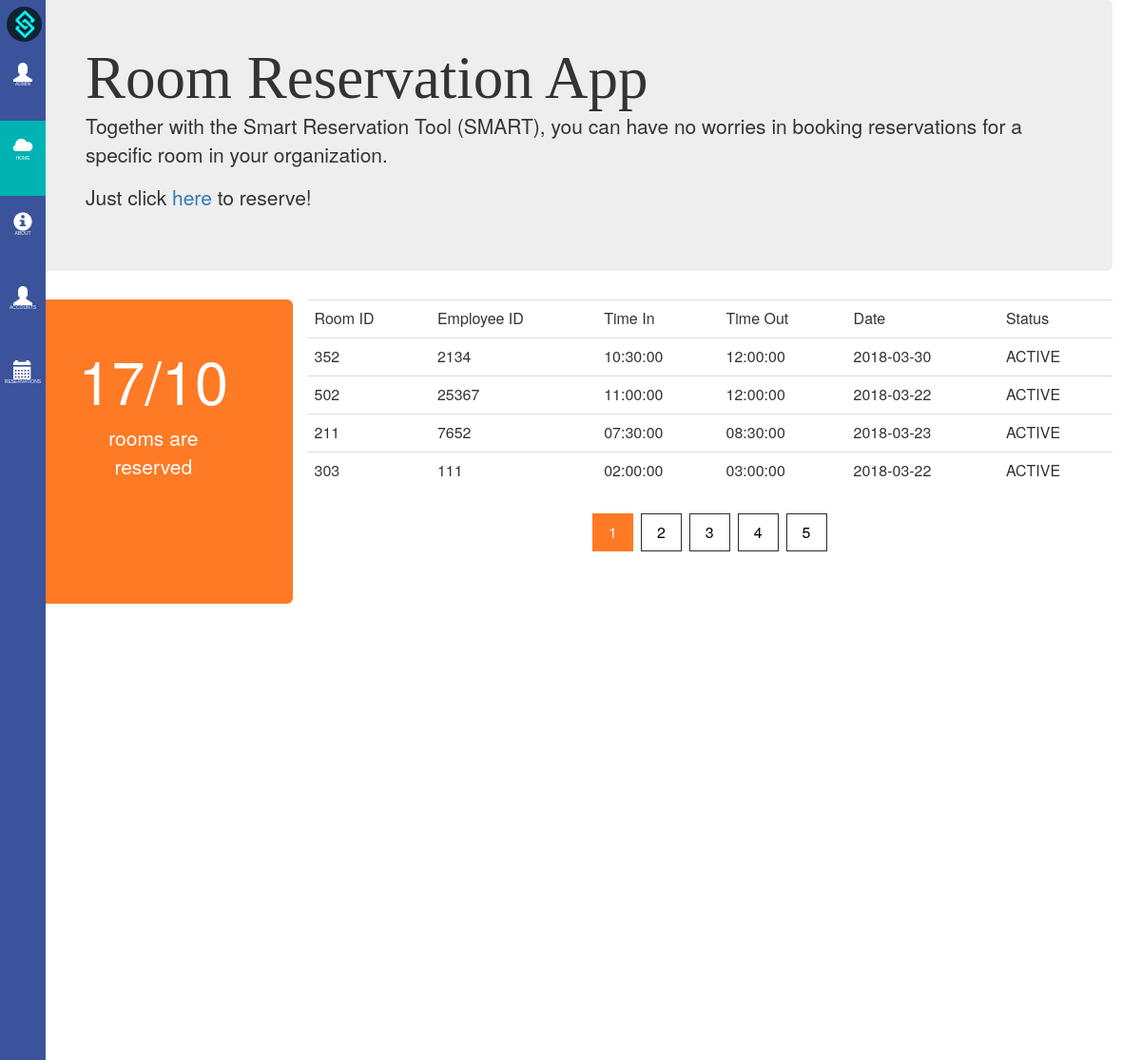
Page /homepage.php on the earlier database version.
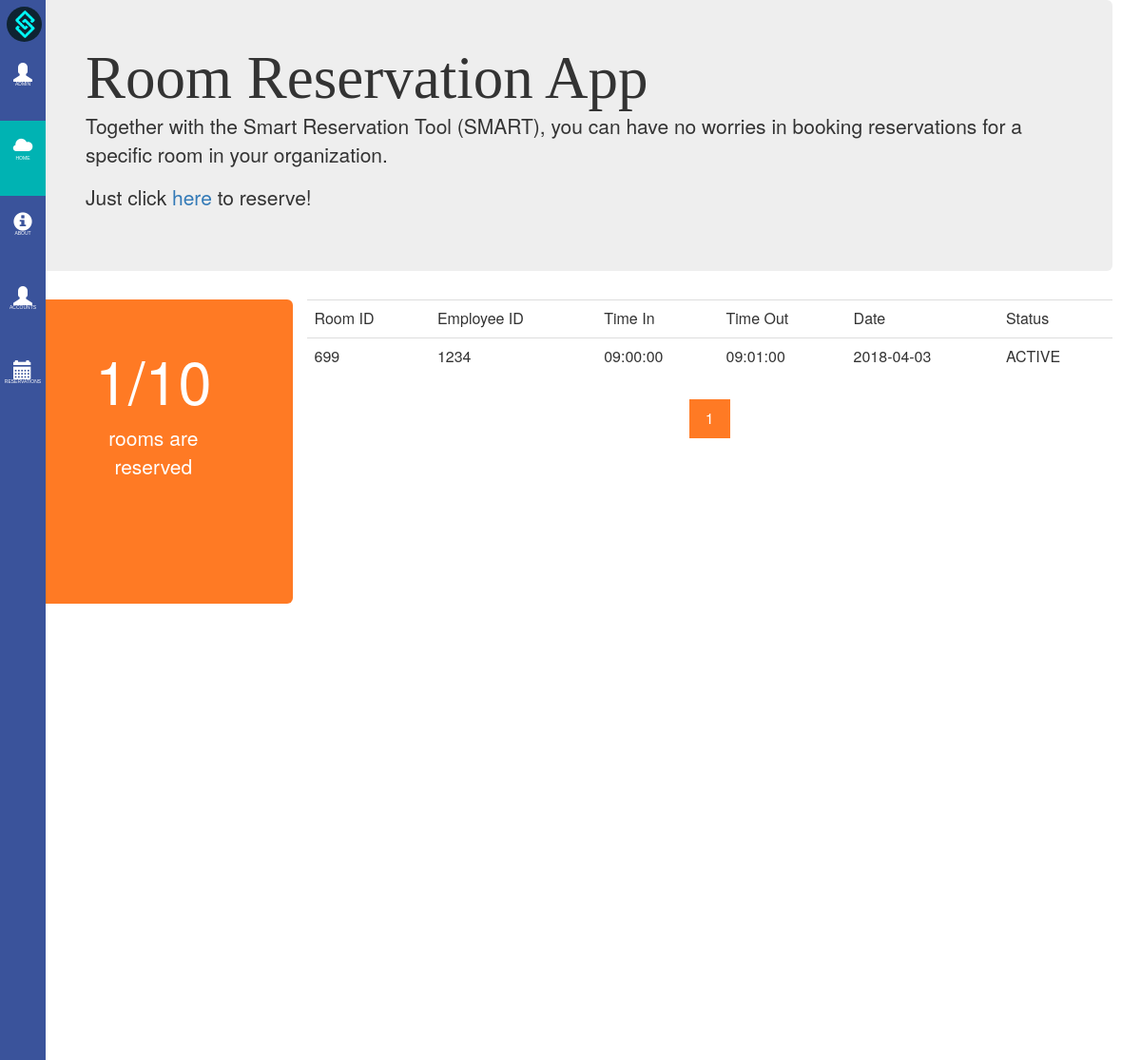
Same page on the later database version.
### tables this page shows
CREATE TABLE `tbl_sched` (
  `id` int(11) NOT NULL,
  `room_id` varchar(5) NOT NULL,
  `emp_id` varchar(5) NOT NULL,
  `time_in` time NOT NULL,
  `time_out` time NOT NULL,
  `date` date NOT NULL,
  `u_code` varchar(5) NOT NULL,
  `Status` tinyint(1) NOT NULL
);

### homepage.php (the view, shortened to what this page needs)
<html>
<head>
    <link rel="stylesheet" href="css/bootstrap.min.css">
    <link rel="stylesheet" href="bren/side_bar.css" type="text/css">
    <link rel="stylesheet" href="mika/about.css" type="text/css">
     <link rel="stylesheet" href="mika/jumbotron.css" type="text/css">
</head>
<body>
<div class="sidebar">
    <ul>
        <li> <img src ='logo3.png' style="width: 78%; border-radius: 100%; margin-left: 7px; margin-top: 7px; margin-bottom: 5px"></li>
        <li><a onclick="return openaccNav()"><span class="glyphicon glyphicon-user"></span><span class="menu_label">Admin</span></a></li>
        <li><div class="selected"><a href="homepage.php"><span class="glyphicon glyphicon-cloud"></span><span class="menu_label">Home</span></a></div></li>
        <li><a href="aboutusadmin.php" ><span class="glyphicon glyphicon-info-sign" ></span><span class="menu_label">About</span></a></li>
        <li><a href="employees.php"><span class="glyphicon glyphicon-user"></span><span class="menu_label">Accounts</span></a></li>
        <li><a href="schedtable.php"><span class="glyphicon glyphicon-calendar"></span><span class="menu_label">Reservations</span></a></li>
    </ul>
</div>
<div class="container">
    <div class="jumbotron">
        <span class="h1"> Room Reservation App</span>
        <p>Together with the Smart Reservation Tool (SMART), you can have no worries in booking reservations for a specific room in your organization.</p>
        <p>Just click <a href="addsched.php">here</a> to reserve!</p>
         </div>
    <div class="row">
        <div class="jumbotron overview_active col-md-3">
            <h1>
                <?php
                include 'connect.php';
                $result = mysqli_query($con,"SELECT * FROM tbl_sched WHERE Status='1'");
                $rows = mysqli_num_rows($result);
                echo $rows . "/10 ";
                ?>
            </h1>
            <p>rooms are reserved</p>
        </div>
        <div class="table_view col-md-9">
            <table class="table">
                <tr class="headers">
                    <td>Room ID</td>
                    <td>Employee ID</td>
                    <td>Time In</td>
                    <td>Time Out</td>
                    <td>Date</td>
                    <td>Status</td>
                </tr>
                <?php
                include 'connect.php';
                if (isset($_GET["page"])) { $page  = $_GET["page"]; } else { $page=1; };
                $results_per_page = 4   ;
                $start_from = ($page-1) * $results_per_page;
                $SQL ="SELECT * FROM tbl_sched WHERE Status = '1' ORDER BY id LIMIT $start_from, ".$results_per_page;
                $res = mysqli_query($con, $SQL);
                while($row= mysqli_fetch_array($res)){
                ?>
                <tr>
                    <td><?php echo $row['room_id']; ?></td>
                    <td><?php echo $row['emp_id']; ?></td>
                    <td><?php echo $row['time_in']; ?></td>
                    <td><?php echo $row['time_out']; ?></td>
                    <td><?php echo $row['date']; ?></td>
                    <td><?php echo "ACTIVE"; ?></td>
                </tr>
                <?php
                }
                ?>
            </table>
            <div class="center">
                <div class="page-footers">
                    <?php
                    include 'connect.php';
                    $sql = "SELECT COUNT(id) AS total FROM tbl_sched WHERE Status=1";
                    $res = mysqli_query($con, $sql);
                    $row= mysqli_fetch_array($res);
                    $total_pages = ceil($row["total"] / $results_per_page);
                    for ($i=1; $i<=$total_pages; $i++) {
                        echo "<a class='pages";
                        echo ($i==$page) ? ' curPage\'' : '\'';
                        echo " href='homepage.php?page=".$i."'";
                        echo ">".$i."</a> ";
                    };
                    ?>
                </div>
            </div>
        </div>
    </div>
</div>
</body>
</html>

### bren/side_bar.css (style rules this page uses)
ul { list-style-type: none; margin: 0; padding: 0; z-index: 1; top: 0; left: 0; overflow-x: hidden; width: 4%; background: #3A539B; height: 100%; position: fixed; overflow: auto; }
li a { display: block; color: #FFF; padding: 16px 4px; text-decoration: none; font-family: sans-serif; width: 100%; height:7%; text-align: center; }
body,html { margin: 0; margin-top: 0; padding: 0; }
.menu_label { font-size: 0.5rem; display: block; text-transform: uppercase; }
.glyphicon { font-size: 20px; }
.selected { background-color: #00b3b3; color: white; }

### Mika/about.css (style rules this page uses)
.center { text-align: center; }

### Mika/jumbotron.css (style rules this page uses)
.h1 { font-family: Lucida Console; color: rgb(15, 108, 104); }
.overview_active { width: 25%; height: 40%; background: #ff7a24; color: #fff; padding: 40px 20px 10px 20px; text-align: center; padding-top:30px; margin-top: 0; }
.page-footers { text-align: center; margin: 0 auto; font-size: medium; padding-top: 5px; display: inline-block; }
.pages { color: black; float: left; padding: 8px 16px; text-decoration: none; border: 1px solid #2B2B2B; margin: 0 4px; }
.center { text-align: center; }
.curPage { background-color: #ff7a24; color: white; border: 1px solid #ff7a24; }
.table_view { height: 100%; }

Differences in the rows shown:
removed tbl_sched: room "352", emp "2134", time_in "10:30:00", time_out "12:00:00", date "2018-03-30"
removed tbl_sched: room "502", emp "25367", time_in "11:00:00", time_out "12:00:00", date "2018-03-22"
removed tbl_sched: room "211", emp "7652", time_in "07:30:00", time_out "08:30:00", date "2018-03-23"
removed tbl_sched: room "303", emp "111", time_in "02:00:00", time_out "03:00:00", date "2018-03-22"
added tbl_sched: room "699", emp "1234", time_in "09:00:00", time_out "09:01:00", date "2018-04-03"
Other differences:
$rows: "17" → "1"
list line gone: "2"
list line gone: "3"
list line gone: "4"
list line gone: "5"
